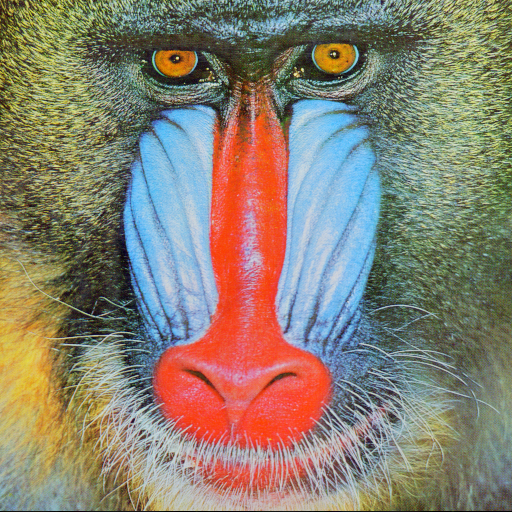
#> input picture pics/Baboon1.bmp, 512 x 512 px; its folder holds only this picture in this run
$ python main.py
#> lines starting #> are read from the running program, lines starting #| are printed output that depends on the picture
### Preprocess.py
import os
import sys
import numpy as np
import cv2
import matplotlib.pyplot as plt

def preprocess(img_path):
    # Convert from BGR to YCbCr
    img = cv2.imread(img_path)
    img1 = cv2.cvtColor(img, cv2.COLOR_BGR2YCR_CB)
    '''
    # Manually Convert from BGR to YCbCr
    B, G, R = cv2.split(img)
    Y = 0.299*R + 0.587*G + 0.114*B
    Cb = -0.169*R + -0.331*G + 0.5*B + 127.5
    Cr = 0.5*R + -0.419*G + -0.081*B + 127.5
    img1 = cv2.merge((Y, Cr, Cb)).astype(np.uint8)
    '''

    # Down-Sampling to 4:2:0
    Y, Cr, Cb = cv2.split(img1)
    Cr2 = cv2.resize(Cr, (Cr.shape[1]//2, Cr.shape[0]//2))
    Cb2 = cv2.resize(Cb, (Cb.shape[1]//2, Cb.shape[0]//2))
    '''
    # Manually Down-Sampling to 4:2:0
    Y, Cr, Cb = cv2.split(img1)
    Cr1 = np.zeros((Cr.shape[0], Cr.shape[1]//2), dtype=np.uint8)
    Cb1 = np.zeros((Cb.shape[0], Cb.shape[1]//2), dtype=np.uint8)
    for i in range(Cr.shape[0]):
        for j in range(Cr.shape[1]//2):
            Cr1[i, j] = (int(Cr[i, 2*j]) + int(Cr[i, 2*j+1])) / 2
            Cb1[i, j] = (int(Cb[i, 2*j]) + int(Cb[i, 2*j+1])) / 2
    Cr2 = np.zeros((Cr1.shape[0]//2, Cr1.shape[1]), dtype=np.uint8)
    Cb2 = np.zeros((Cb1.shape[0]//2, Cb1.shape[1]), dtype=np.uint8)
    for j in range(Cr1.shape[1]):
        for i in range(Cr1.shape[0]//2):
            Cr2[i, j] = (int(Cr1[2*i, j]) + int(Cr1[2*i+1, j])) / 2
            Cb2[i, j] = (int(Cb1[2*i, j]) + int(Cb1[2*i+1, j])) / 2
    '''

    #print('Original Size of Image :', sys.getsizeof(img))
    #print('After Down-Sampling    :', sys.getsizeof(Y)+sys.getsizeof(Cr1)+sys.getsizeof(Cb1))
    return Y, Cr2, Cb2

def postprocess(Y, Cr1, Cb1):
    # Up-Sampling from 4:2:0
    Cr = cv2.resize(Cr1, (Cr1.shape[1]*2, Cr1.shape[0]*2))
    Cb = cv2.resize(Cb1, (Cb1.shape[1]*2, Cb1.shape[0]*2))
    img1 = cv2.merge((Y, Cr, Cb))
    '''
    # Manually Up-Sampling from 4:2:0
    Cr = np.zeros(Y.shape, dtype=np.uint8)
    Cb = np.zeros(Y.shape, dtype=np.uint8)
    for i in range(Y.shape[0]):
        for j in range(Y.shape[1]):
            Cr[i, j] = Cr1[i//2, j//2]
            Cb[i, j] = Cb1[i//2, j//2]
    '''

    img1 = cv2.merge((Y, Cr, Cb)).astype(np.uint8)

    # Convert from YCbCr to BGR
    img = cv2.cvtColor(img1, cv2.COLOR_YCR_CB2BGR)

    # Output Recovered Image
    #print('After Up-Sampling      :', sys.getsizeof(img))
    #print('Successfully Recover')
    return img

# [19 lines that do not run on import are left out]

### DCT.py
from Preprocess import preprocess
from Preprocess import postprocess

import os
import sys
import numpy as np
import cv2
from matplotlib import pyplot as plt

def dct(f):
    # Extend Original Matrix
    V, U = f.shape[0], f.shape[1]
    while V % 8 != 0 or U % 8 != 0:
        if V % 8 != 0:
            f = np.append(f, f[-1, :].reshape(1, f.shape[1]), axis=0)
            V += 1
        if U % 8 != 0:
            f = np.append(f, f[:, -1].reshape(f.shape[0], 1), axis=1)
            U += 1

    # 8x8 DCT-CMatrix
    c = [1/np.sqrt(2), 1, 1, 1, 1, 1, 1, 1]
    c1, c2 = np.zeros((8, 8), dtype=np.float16), np.zeros((8, 8), dtype=np.float16)
    for u in range(8):
        for i in range(8):
            c1[u, i] = np.sqrt(2/8) * np.cos((2*i+1)*u*np.pi / (2*8)) * c[u]
    for j in range(8):
        for v in range(8):
            c2[j, v] = np.sqrt(2/8) * np.cos((2*j+1)*v*np.pi / (2*8)) * c[v]

    # 8x8 DCT-transform
    f = f.astype(np.float16)
    F = np.zeros(f.shape, dtype=np.float16)
    for i in range(f.shape[0]//8):
        for j in range(f.shape[1]//8):
            tmp = f[i*8:i*8+8, j*8:j*8+8]
            F[i*8:i*8+8, j*8:j*8+8] = np.dot(np.dot(c1, tmp), c2)

    return F

def inv_dct(F):
    # 8x8 DCT-CMatrix
    c = [1/np.sqrt(2), 1, 1, 1, 1, 1, 1, 1]
    c1, c2 = np.zeros((8, 8), dtype=np.float16), np.zeros((8, 8), dtype=np.float16)
    for u in range(8):
        for i in range(8):
            c1[u, i] = np.sqrt(2/8) * np.cos((2*i+1)*u*np.pi / (2*8)) * c[u]
    for j in range(8):
        for v in range(8):
            c2[j, v] = np.sqrt(2/8) * np.cos((2*j+1)*v*np.pi / (2*8)) * c[v]

    # 8x8 DCT-transform
    F = F.astype(np.float16)
    f = np.zeros(F.shape, dtype=np.float16)
    for i in range(F.shape[0]//8):
        for j in range(F.shape[1]//8):
            tmp = F[i*8:i*8+8, j*8:j*8+8]
            f[i*8:i*8+8, j*8:j*8+8] = np.dot(np.dot(c2, tmp), c1)

    return f

# [51 lines that do not run on import are left out]

### Quantize.py
from Preprocess import preprocess
from Preprocess import postprocess
from DCT import dct
from DCT import inv_dct

import os
import sys
import numpy as np
import cv2
from matplotlib import pyplot as plt

def quantize(F, channal, tau):
    if channal == 'Y':
        Q = np.array([[16, 11, 10, 16, 24, 40, 51, 61], \
                    [12, 12, 14, 19, 26, 58, 60, 55], \
                    [14, 13, 16, 24, 40, 57, 69, 56], \
                    [14, 17, 22, 29, 51, 87, 80, 62], \
                    [18, 22, 37, 56, 68, 109, 103, 77], \
                    [24, 35, 55, 64, 81, 104, 113, 92], \
                    [49, 64, 78, 87, 103, 121, 120, 101], \
                    [72, 92, 95, 98, 112, 100, 103, 99]])
    elif channal == 'C':
        Q = np.array([[17, 18, 24, 47, 99, 99, 99, 99], \
                    [18, 21, 26, 66, 99, 99, 99, 99], \
                    [24, 26, 56, 99, 99, 99, 99, 99], \
                    [47, 66, 99, 99, 99, 99, 99, 99], \
                    [99, 99, 99, 99, 99, 99, 99, 99], \
                    [99, 99, 99, 99, 99, 99, 99, 99], \
                    [99, 99, 99, 99, 99, 99, 99, 99], \
                    [99, 99, 99, 99, 99, 99, 99, 99]])
    Q *= tau
    for i in range(F.shape[0]//8):
        for j in range(F.shape[1]//8):
            F[i*8:i*8+8, j*8:j*8+8] = F[i*8:i*8+8, j*8:j*8+8] / Q

    F = np.round(F)
    return F

def inv_quantize(F, channal, tau):
    if channal == 'Y':
        Q = np.array([[16, 11, 10, 16, 24, 40, 51, 61], \
                    [12, 12, 14, 19, 26, 58, 60, 55], \
                    [14, 13, 16, 24, 40, 57, 69, 56], \
                    [14, 17, 22, 29, 51, 87, 80, 62], \
                    [18, 22, 37, 56, 68, 109, 103, 77], \
                    [24, 35, 55, 64, 81, 104, 113, 92], \
                    [49, 64, 78, 87, 103, 121, 120, 101], \
                    [72, 92, 95, 98, 112, 100, 103, 99]])
    elif channal == 'C':
        Q = np.array([[17, 18, 24, 47, 99, 99, 99, 99], \
                    [18, 21, 26, 66, 99, 99, 99, 99], \
                    [24, 26, 56, 99, 99, 99, 99, 99], \
                    [47, 66, 99, 99, 99, 99, 99, 99], \
                    [99, 99, 99, 99, 99, 99, 99, 99], \
                    [99, 99, 99, 99, 99, 99, 99, 99], \
                    [99, 99, 99, 99, 99, 99, 99, 99], \
                    [99, 99, 99, 99, 99, 99, 99, 99]])

    Q *= tau
    F = F.astype(np.float16)
    for i in range(F.shape[0]//8):
        for j in range(F.shape[1]//8):
            F[i*8:i*8+8, j*8:j*8+8] = F[i*8:i*8+8, j*8:j*8+8] * Q

    return F

# [73 lines that do not run on import are left out]

### Huffman.py
from Preprocess import preprocess
from Preprocess import postprocess
from DCT import dct
from DCT import inv_dct
from Quantize import quantize
from Quantize import inv_quantize
from Zig import zigscan, inv_zigscan
from RunLength import runlength, inv_runlength

import os
import sys
import numpy as np
import scipy.io
import cv2
from matplotlib import pyplot as plt

def huffman(F, channal):
    # Get DC Terms and AC Terms
    table = np.loadtxt('./ref/zig_table.txt').astype(np.uint8)
    for i in range(F.shape[0]//8):
        for j in range(F.shape[1]//8):
            # DC terms
            if i == 0 and j == 0:
                d = F[i*8, j*8]
                DC = d
            elif j == 0:
                last = (F.shape[1]//8 - 1) * 8
                d = F[i*8, j*8] - F[(i-1)*8, last]
                DC = np.append(DC, d)
            else:
                d = F[i*8, j*8] - F[i*8, (j-1)*8]
                DC = np.append(DC, d)
            # AC terms
            if i == 0 and j == 0:
                tmp = F[i*8:i*8+8, j*8:j*8+8]
                ac = zigscan(table, tmp).astype(np.uint8)
                AC = ac.reshape((1, 63))
            else:
                tmp = F[i*8:i*8+8, j*8:j*8+8]
                ac = zigscan(table, tmp).astype(np.uint8)
                ac = ac.reshape((1, 63))
                AC = np.append(AC, ac, axis=0)

    # Huffman coding
    dc_coding = runlength(DC.astype(np.int8), channal, 'DC')
    dc_codes = ''
    for code in dc_coding:
        dc_codes += code
    ac_coding = runlength(AC.astype(np.int8), channal, 'AC')
    ac_codes = ''
    for codes in ac_coding:
        for code in codes:
            ac_codes += code
    return dc_codes + '.' + ac_codes + '.' + str(F.shape[0]) + '.' + str(F.shape[1])

def inv_huffman(coding, channal):
    coding = coding.split('.')
    dc_coding = coding[0]
    ac_coding = coding[1]
    DC = np.array(inv_runlength(dc_coding, channal, 'DC'))
    AC = np.array(inv_runlength(ac_coding, channal, 'AC'))

    F = np.zeros((int(coding[2]), int(coding[3])))
    table = np.loadtxt('./ref/zig_table.txt').astype(np.uint8)
    prev = 0
    for i in range(F.shape[0]//8):
        for j in range(F.shape[1]//8):
            # AC term
            tmp = inv_zigscan(table, AC[i*F.shape[0]//8+j])
            F[i*8:i*8+8, j*8:j*8+8] = tmp
            # DC term
            F[i*8, j*8] = prev + DC[i*F.shape[0]//8+j]
            prev = F[i*8, j*8]
    return F

# [17 lines that do not run on import are left out]

### RunLength.py
from turtle import shape
import numpy as np
import scipy.io
import pickle

'''
JPEGtable :
    dict_keys(['__header__', '__version__', '__globals__', 'C', 'C1', 'Co1', 'Co2', 'L1', 'L2', 'Lc',
            'Ly', 'Q', 'Q1', 'TAC', 'TAY', 'TDC', 'TDY', 'b1', 'b2', 'b3', 'c1', 'ma1', 'ma11',
            'ma2', 'ma21', 'mb1', 'mb11', 'mb2', 'mb21', 'mp1', 'pw2', 'v1', 'v2', 'v3', 'v4',
            'zig', 'ztb', 'zv'])
    where :
        'C'       : DCT transform matrix
        'C1'      : transpose matrix of 'C'
        'Co1'     : RGB to YCbCr
        'Q'&'Q1'  : matrix for quantizing relatively correponding to Y and CbCr
        'TAC'     : table for chrominance AC coefficients
        'TAY'     : table for luminance AC coefficients
        'TDC'     : table for chrominance DC coefficients
        'TDY'     : table for luminance DC coefficients
        'pw2'     : binary values ex: 1, 2, 4, ...
        'zig'     : table for lookup, index by vertical
        'ztb'     : 'zig' table added first element
'''

# [29 lines left out: function table_generation, not called in this run]
    #print(actable)

def get_bin(x, n=0):
    return format(x, 'b').zfill(n)

def runlength(terms, channal, mode):
    coding = []
    jpegtable = scipy.io.loadmat('./ref/JPEGtable.mat')
    if channal == 'Y':
        if mode == 'DC':
            with open('./ref/dctable.txt', 'rb') as f:
                dctable = pickle.load(f)
            TDY = jpegtable['TDY'] # table for luminance DC coefficients
            # Get the idx of the class and the order in the class
            for d in terms:
                for i in range(len(dctable)):
                    if abs(d) > dctable[i][-1]:
                        continue
                    else:
                        j = dctable[i].index(d)
                        break
                # encoding
                if i == 0:
                    coding.append(TDY[i, 0][0])
                else:
                    coding.append(TDY[i, 0][0] + get_bin(j, i))
            return coding
        elif mode == 'AC':
            with open('./ref/actable.txt', 'rb') as f:
                actable = pickle.load(f)
            TAY = jpegtable['TAY'] # table for luminance AC coefficients
            # Get the class of F and the L
            for term in terms:
                tmp = []
                L = 0
                for t in term: # 63
                    if t == 0:
                        L += 1
                    else:
                        for F in range(len(actable)):
                            if abs(t) > actable[F][-1]:
                                continue
                            else:
                                j = actable[F].index(t)
                                break
                        # encoding
                        while L > 15:
                            tmp.append(TAY[151, 0][0])
                            L -= 16
                        F += 1
                        if L < 15:
                            tmp.append(TAY[L*10+F, 0][0] + get_bin(j, F))
                        else:
                            tmp.append(TAY[151+F, 0][0] + get_bin(j, F))
                        L = 0
                if L != 0:
                    tmp.append(TAY[0, 0][0])
                coding.append(tmp)
            return coding
    elif channal == 'C':
        if mode == 'DC':
            with open('./ref/dctable.txt', 'rb') as f:
                dctable = pickle.load(f)
            TDC = jpegtable['TDC'] # table for chrominance DC coefficients
            # Get the idx of the class and the order in the class
            for d in terms:
                for i in range(len(dctable)):
                    if abs(d) > dctable[i][-1]:
                        continue
                    else:
                        j = dctable[i].index(d)
                        break
                # encoding
                if i == 0:
                    coding.append(TDC[i, 0][0])
                else:
                    coding.append(TDC[i, 0][0] + get_bin(j, i))
            return coding
        elif mode == 'AC':
            with open('./ref/actable.txt', 'rb') as f:
                actable = pickle.load(f)
            TAC = jpegtable['TAC'] # table for chrominance AC coefficients
            # Get the class of F and the L
            for term in terms:
                tmp = []
                L = 0
                for t in term: # 63
                    if t == 0:
                        L += 1
                    else:
                        for F in range(len(actable)):
                            if abs(t) > actable[F][-1]:
                                continue
                            else:
                                j = actable[F].index(t)
                                break
                        # encoding
                        while L > 15:
                            tmp.append(TAC[151, 0][0])
                            L -= 16
                        F += 1
                        if L < 15:
                            tmp.append(TAC[L*10+F, 0][0] + get_bin(j, F))
                        else:
                            tmp.append(TAC[151+F, 0][0] + get_bin(j, F))
                        L = 0
                if L != 0:
                    tmp.append(TAC[0, 0][0])
                coding.append(tmp)
            return coding

def inv_runlength(coding, channal, mode):
    jpegtable = scipy.io.loadmat('./ref/JPEGtable.mat')
    if channal == 'Y':
        if mode == 'DC':
            with open('./ref/dctable.txt', 'rb') as f:
                dctable = pickle.load(f)
            TDY = jpegtable['TDY'] # table for luminance DC coefficients
            terms = []
            code_length = [2, 3, 3, 3, 3, 3, 4, 5, 6, 7, 8 ,9]
            pointer = 0
            while pointer < len(coding):
                for i in range(12):
                    if coding[pointer:pointer+code_length[i]] == TDY[i, 0][0]:
                        break
                idx = coding[pointer+code_length[i]:pointer+code_length[i]+i]
                if idx == '':
                    d = 0
                else:
                    d = dctable[i][int(idx, 2)]
                terms.append(d)
                pointer += code_length[i] + i
            return terms
        elif mode == 'AC':
            with open('./ref/actable.txt', 'rb') as f:
                actable = pickle.load(f)
            TAY = jpegtable['TAY'] # table for luminance AC coefficients
            terms = []
            pointer = 0
            tmp = []
            while pointer < len(coding):
                # Find Code Word and Additional Code
                for i in range(162):
                    l = len(TAY[i, 0][0])
                    if coding[pointer:pointer+l] == TAY[i, 0][0]:
                        break
                # Find R and S
                R = i // 10
                S = i % 10
                if R == 16:
                    R -= 1
                    S += 9
                elif R == 15 and S != 0:
                    S -= 1
                elif R == 0 and S == 0:
                    pass
                elif S == 0:
                    R -= 1
                    S = 10
                # Inverse Huffman
                if R == 15 and S == 0:
                    for _ in range(R+1): tmp.append(0)
                elif R == 0 and S == 0:
                    while len(tmp) < 63:
                        tmp.append(0)
                else:
                    for _ in range(R): tmp.append(0)
                    tmp.append(actable[S-1][int(coding[pointer+l:pointer+l+S], 2)])

                pointer += l + S

                if len(tmp) == 63:
                    terms.append(tmp)
                    tmp = []
            return terms
    elif channal == 'C':
        if mode == 'DC':
            with open('./ref/dctable.txt', 'rb') as f:
                dctable = pickle.load(f)
            TDC = jpegtable['TDC'] # table for chrominance DC coefficients
            terms = []
            code_length = [2, 2, 2, 3, 4, 5, 6, 7, 8, 9, 10, 11]
            pointer = 0
            while pointer < len(coding):
                for i in range(12):
                    if coding[pointer:pointer+code_length[i]] == TDC[i, 0][0]:
                        break
                idx = coding[pointer+code_length[i]:pointer+code_length[i]+i]
                if idx == '':
                    d = 0
                else:
                    d = dctable[i][int(idx, 2)]
                terms.append(d)
                pointer += + code_length[i] + i
            return terms
        elif mode == 'AC':
            with open('./ref/actable.txt', 'rb') as f:
                actable = pickle.load(f)
            TAC = jpegtable['TAC'] # table for luminance AC coefficients
            terms = []
            pointer = 0
            tmp = []
            while pointer < len(coding):
                # Find Code Word and Additional Code
                for i in range(162):
                    l = len(TAC[i, 0][0])
                    if coding[pointer:pointer+l] == TAC[i, 0][0]:
                        break
                # Find R and S
                R = i // 10
                S = i % 10
                if R == 16:
                    R -= 1
                    S += 9
                elif R == 15 and S != 0:
                    S -= 1
                elif R == 0 and S == 0:
                    pass
                elif S == 0:
                    R -= 1
                    S = 10
                # Inverse Huffman
                if R == 15 and S == 0:
                    for _ in range(R+1): tmp.append(0)
                elif R == 0 and S == 0:
                    while len(tmp) < 63:
                        tmp.append(0)
                else:
                    for _ in range(R): tmp.append(0)
                    tmp.append(actable[S-1][int(coding[pointer+l:pointer+l+S], 2)])

                pointer += l + S

                if len(tmp) == 63:
                    terms.append(tmp)
                    tmp = []
            return terms

# [2 lines that do not run on import are left out]
    #runlength()

### Zig.py
import numpy as np

# [12 lines left out: function zigtable, not called in this run]

def zigscan(table, M):
    m = np.array([M[i, j] for i, j in table])
    return m

def inv_zigscan(table, m):
    M = np.zeros((8, 8))
    for i in range(len(table)):
        row, col = table[i][0], table[i][1]
        M[row, col] = m[i]
    return M

# [9 lines that do not run on import are left out]

### main.py
from Preprocess import preprocess
from Preprocess import postprocess
from DCT import dct
from DCT import inv_dct
from Quantize import quantize
from Quantize import inv_quantize
from Zig import zigscan, inv_zigscan
from RunLength import runlength, inv_runlength
from Huffman import huffman, inv_huffman

import os
import sys
import numpy as np
import scipy.io
import cv2
from matplotlib import pyplot as plt

img_path = './pics'
tau = 1
files = os.listdir(img_path)
count = 1
for file in files:
    print('\nNow Operating img ', count, ' : ', file)
    filename = os.path.join(img_path, file)
    img = cv2.imread(filename)
#> img is the input picture: shape (512, 512, 3); mean B, G, R 113.1, 128.9, 137.4
    Y, Cr1, Cb1 = preprocess(filename)
#> in preprocess, `Y, Cr, Cb = cv2.split(img1)`:
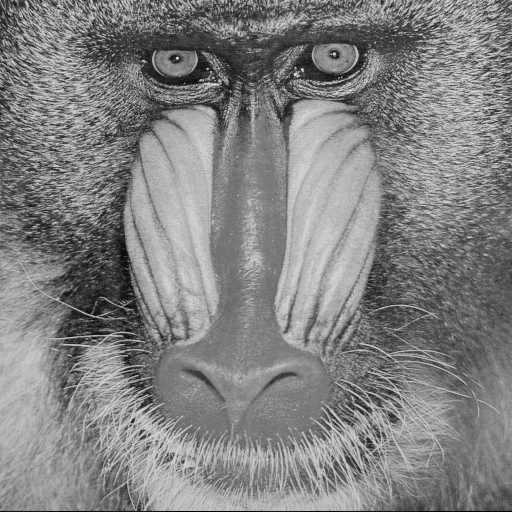
#> Y: shape (512, 512); min 0, max 231, mean 129.6
#> in preprocess, `Y, Cr, Cb = cv2.split(img1)`:
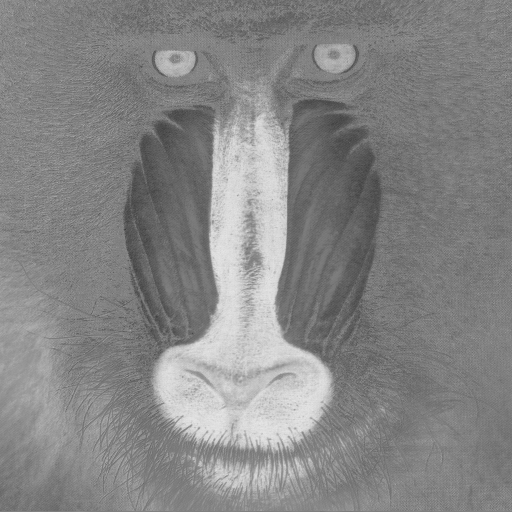
#> Cr: shape (512, 512); min 60, max 230, mean 133.5
#> in preprocess, `Y, Cr, Cb = cv2.split(img1)`:
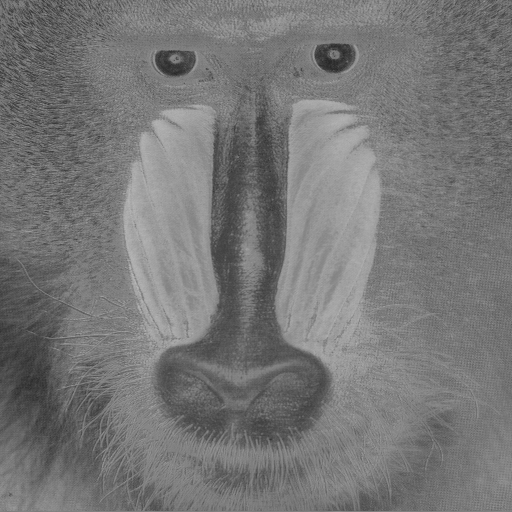
#> Cb: shape (512, 512); min 38, max 184, mean 118.7
    Y_DCT, Cr1_DCT, Cb1_DCT = dct(Y), dct(Cr1), dct(Cb1)
#> after the loop in dct, `while V % 8 != 0 or U % 8 != 0:`: U = 512
#> after the loop in dct, `for i in range(f.shape[0]//8):`:
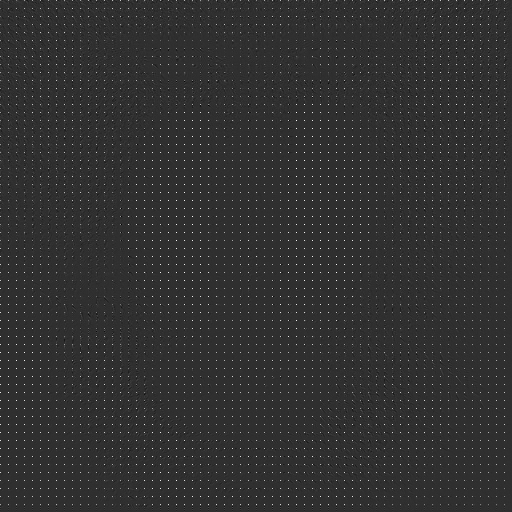
#> F: shape (512, 512) float16; min -373, max 1626, mean 16.3; drawn with min black and max white
#> in dct (call 2), `V, U = f.shape[0], f.shape[1]`: V = 256
#> after the loop in dct (call 2), `for i in range(f.shape[0]//8):`:
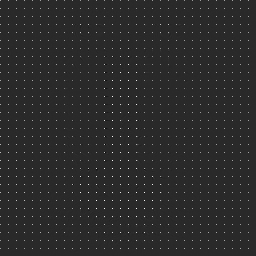
#> F: shape (256, 256) float16; min -346.8, max 1768, mean 16.7; drawn with min black and max white
    Y_Q, Cr1_Q, Cb1_Q = quantize(Y_DCT, 'Y', tau), quantize(Cr1_DCT, 'C', tau), quantize(Cb1_DCT, 'C', tau)
    Y_H, Cr1_H, Cb1_H = huffman(Y_Q, 'Y'), huffman(Cr1_Q, 'C'), huffman(Cb1_Q, 'C')
#> (reads ref/JPEGtable.mat from the repository)
#> (reads ref/dctable.txt from the repository)
#> (reads ref/actable.txt from the repository)
#> the loop in huffman (call 2), `for code in dc_coding:` made 1024 passes
#> code on passes 10 to 12: '00', '1010', '010'
#> the loop in huffman (call 2), `for codes in ac_coding:` made 1024 passes
    Y_Q, Cr1_Q, Cb1_Q = inv_huffman(Y_H, 'Y'), inv_huffman(Cr1_H, 'C'), inv_huffman(Cb1_H, 'C')
#> in inv_huffman, `table = np.loadtxt('./ref/zig_table.txt').astype(np.uint8)`: table = 63 pairs, first value 0 to 7, second value 0 to 7
#> call 2 of inv_huffman, with channal = 'C'
#> in inv_huffman (call 2), `coding = coding.split('.')`: coding = 4 items
#> in inv_huffman (call 2), `DC = np.array(inv_runlength(dc_coding, channal, 'DC'))`: DC = 1024 values, max 64 at index 0, min -47 at index 434, mean 0.0596
#> in inv_huffman (call 2), `AC = np.array(inv_runlength(ac_coding, channal, 'AC'))`:
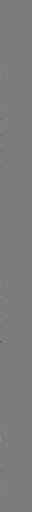
#> AC: shape (1024, 63) int64 (shown at 1/2 size); min -19, max 20, mean -0.00133; drawn with min black and max white
    Y_DCT, Cr1_DCT, Cb1_DCT = inv_quantize(Y_Q, 'Y', tau), inv_quantize(Cr1_Q, 'C', tau), inv_quantize(Cb1_Q, 'C', tau)
#> call 2 of inv_quantize, with channal = 'C', tau = 1
#> after the loop in inv_quantize (call 2), `for i in range(F.shape[0]//8):`:
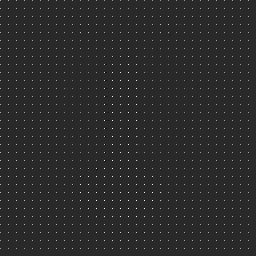
#> F: shape (256, 256) float16; min -342, max 1768, mean 16.7; drawn with min black and max white
#> (the rest of the program and of its run is left out)
